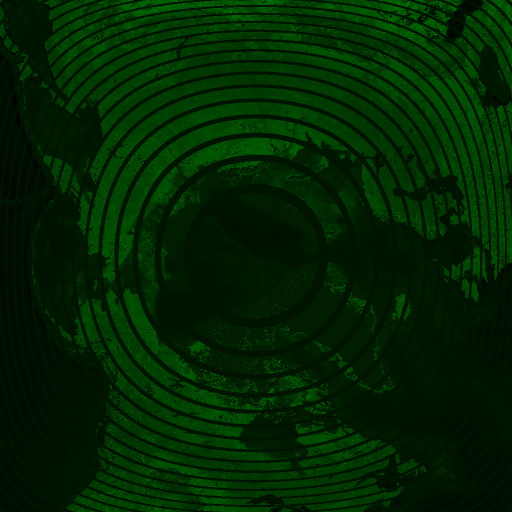
#> input picture draw/earth/fancier/satellite-0.png, 1024 x 1024 px, given in place of satellite.png, which was not available (shown at 1/2 size)
$ python cubist.py   (older library calls are emulated)
#> lines starting #> are read from the running program, lines starting #| are printed output that depends on the picture; pictures that were not available may be replaced by others from this repository, and a replacement may not be noted
#> the answer given: y
### draw/earth/fancier/projec.py
from numpy import pi, sqrt, copysign, sin, log, tan, arcsin, arctan2, clip

# [9 lines left out: function qf, not called in this run]

def _cubic_mangle(a, b, c):
    b2 = b * b
    c2 = c * c
    return a * sqrt(1 - b2 / 2 - c2 / 2 + b2 * c2 / 3)

# [4 lines left out: function _sphere_to_pt1, not called in this run]

class convert:
    @staticmethod
    def pt_to_sphere(x, y, z):
        "Map the boundary of the cube -1 <= x, y, z <= 1 onto the unit sphere"
        # we don't do projection, we do something fancier with less distortion
        return (
            _cubic_mangle(x, y, z),
            _cubic_mangle(y, z, x),
            _cubic_mangle(z, x, y)
        )

    # [18 lines left out: function sphere_to_pt, not called in this run]

    @staticmethod
    def sphere_to_latlon(x, y, z):
        "point on a unit sphere to latlon"
        if (abs(x*x + y*y + z*z - 1) > 1e-12).any():
            raise Exception("radius isn't 1")
        lat = 180 / pi * arcsin(z)
        lon = 180 / pi * arctan2(y, x)
        return lat, lon

    @staticmethod
    def latlon_to_mercator(lat, lon):
        "map latitude and longitude to mercator coordinates in the unit square 0 <= x, y <= 1"
        x = (lon + 180) / 360
        y1 = log(tan(pi/4 + pi * lat / 360)) / pi
        y = 0.5 - y1/2
        # clip at +-85 degrees
        return x, clip(y, 0, 1)

    @staticmethod
    def pt_to_mercator(x, y, z):
        x, y, z = convert.pt_to_sphere(x, y, z)
        lat, lon = convert.sphere_to_latlon(x, y, z)
        return convert.latlon_to_mercator(lat, lon)

# [19 lines left out: function test, not called in this run]

### draw/earth/fancier/cubist.py
from PIL import Image
from projec import convert
import math
import numpy as np

Image.MAX_IMAGE_PIXELS = 300000000

def _sca(x, w):
    return (x * (w-1)).astype(int)

class sphereimage:
    def __init__(self, img):
        self.img = img
#> self.img is the input picture: PIL image 1024x1024 RGB; mean R, G, B 0, 37.4, 0
        self.width, self.height = self.img.size
#> self.width = 1024; self.height = 1024
        assert self.width == self.height # it has to be square

    def map(self, x, y, z):
        raise NotImplementedError()

    def get_pixel(self, x, y, z):
        arr = np.array(self.img)
        j, i, *extra = self.map(x, y, z)
        if extra:
            (mask,) = extra
            if self.img.mode in ["LA", "RGBA"]:
                out = arr[i, j, :]
                out[np.logical_not(mask), :] = 0
                #out[mask, :] = 0
                return out
            else:
                raise Exception("mode has to be LA or RGBA to use the mask")
        else:
            return arr[i, j, :]

    def imagefromgrid(self, g):
        g = np.transpose(g, (1, 0, 2)) # y, x, xyz
        pix = self.get_pixel(g[:, :, 0], g[:, :, 1], g[:, :, 2])
        return Image.fromarray(pix, self.img.mode)

class mercator_on_sphere (sphereimage):
    def map(self, x, y, z):
        x, y = convert.pt_to_mercator(x, y, z)
        return _sca(x, self.width), _sca(y, self.height)

class cybermercator (sphereimage):
    def __init__(self, img):
        super().__init__(img)

    def map(self, x, y, z):
        x, y = convert.pt_to_mercator(x, y, z)
        return _sca(x, self.width), _sca(y, self.height)

    def imagefromgrid(self, g):
        g = np.transpose(g, (1, 0, 2)) # y, x, xyz
        x, y, z = convert.pt_to_sphere(g[:, :, 0], g[:, :, 1], g[:, :, 2])
        pix = self.get_pixel(g[:, :, 0], g[:, :, 1], g[:, :, 2])
        R, G, B = pix[:, :, 0], pix[:, :, 1], pix[:, :, 2]
        L = R * 299/1000 + G * 587/1000 + B * 114/1000
        pix[:, :, 0] = 0
        pix[:, :, 1] = L
        pix[:, :, 2] = 0
        lat = np.remainder(z[:, :], 0.02)
        pix[lat < 0.005] = [0, 20, 0]
        return Image.fromarray(pix, self.img.mode)


class disk_on_sphere (sphereimage):
    def __init__(self, img, degre):
        super().__init__(img)
        self.rad = degre / 180 * np.pi

    def map(self, x, y, z):
        x, y, z = convert.pt_to_sphere(x, y, z)
        x, y = (
            np.cos(self.rad) * x - np.sin(self.rad) * y,
            np.sin(self.rad) * x + np.cos(self.rad) * y
        )
        x = (x + 1) / 2
        z = (1 - z) / 2
        # add projection?
        return _sca(x, self.width), _sca(z, self.height), y <= 0

def grid(m, o, x, y):
    o, x, y = [np.array(z)[None, None, :] for z in (o, x, y)]
    l = np.linspace(-1, 1, m)
    return o + l[:, None, None] * x + l[None, :, None] * y

def _broadcast(o):
    return np.array(o)[None, None, :]

class grid:
    dirs = np.eye(3)
    X, Y, Z = dirs[:, 0], dirs[:, 1], dirs[:, 2]
    what = (
        (Z, X, -Y),
        (-Z, -X, -Y),
        (Y, -X, -Z),
        (-Y, X, -Z),
        (-X, -Y, -Z),
        (X, Y, -Z)
    )

    @staticmethod
    def grid(m, o, x, y):
        o, x, y = map(_broadcast, (o, x, y))
        l = np.linspace(-1, 1, m)
        lx = l[:, None, None]
        ly = l[None, :, None]
        return o + lx * x + ly * y

    @staticmethod
    def makegrid(m, d):
        return grid.grid(m, *grid.what[d])

    @staticmethod
    def makegrids(m):
        return tuple(grid.grid(m, *_) for _ in grid.what)

def composecubemap(projs, m, out):
    gr = grid.makegrids(m)
    for i in range(6):
        print("image %d" % i)
        for (j, p) in enumerate(projs):
            if j == 0:
                img = p.imagefromgrid(gr[i])
            elif p == "dark_to_transparent":
                buf = np.array(img)
                M = buf[:, :, 0:3].max(axis=2)
                buf[:, :, 0:3] += 255 - M[:, :, None]
                trans = buf[:, :, 3].astype(np.float64)
                trans *= M / 255
                buf[:, :, 3] = trans.astype(np.uint8)
                img = Image.fromarray(buf, 'RGBA')

            else:
                tmp = p.imagefromgrid(gr[i])
                img.alpha_composite(tmp)
                #img.paste(tmp, mask=tmp)

        # dark to transparent
        img.save(out % i)
#> this loop made 6 passes
#> pass 1, in imagefromgrid, `pix = self.get_pixel(g[:, :, 0], g[:, :, 1], g[:, :, 2])`:
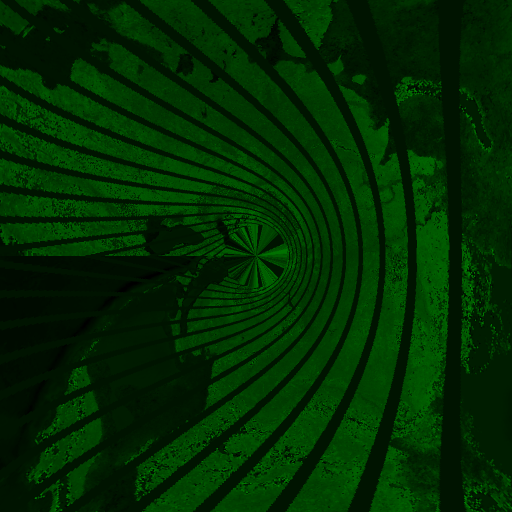
#> pix: shape (1024, 1024, 3) (shown at 1/2 size); mean of channels 0, 1, 2 0, 43.5, 0; drawn as R, G, B
#> pass 2, in imagefromgrid (call 2), `pix = self.get_pixel(g[:, :, 0], g[:, :, 1], g[:, :, 2])`:
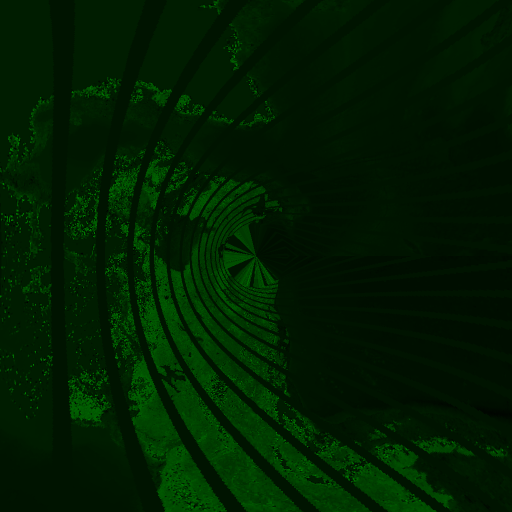
#> pix: shape (1024, 1024, 3) (shown at 1/2 size); mean of channels 0, 1, 2 0, 30, 0; drawn as R, G, B
#> pass 3, in imagefromgrid (call 3), `pix = self.get_pixel(g[:, :, 0], g[:, :, 1], g[:, :, 2])`:
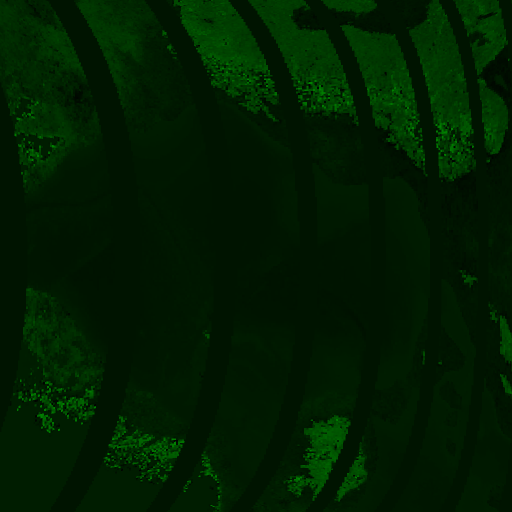
#> pix: shape (1024, 1024, 3) (shown at 1/2 size); mean of channels 0, 1, 2 0, 29.4, 0; drawn as R, G, B
#> after the loop:
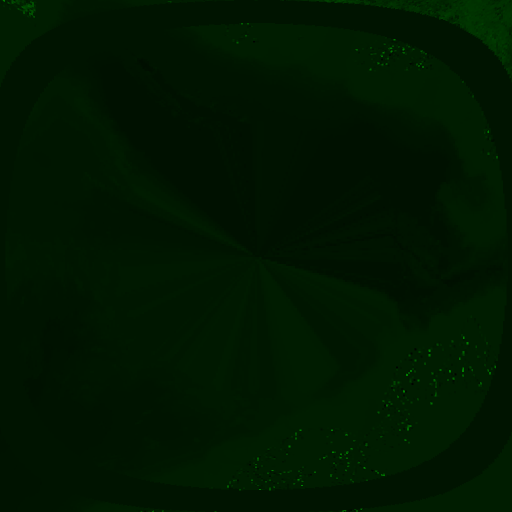
#> img: PIL image 1024x1024 RGB (shown at 1/2 size); mean R, G, B 0, 23, 0

def cut_out_disc(im, radius=1):
    out = im.convert('RGBA')
    buf = np.array(out)
    h, w, _ = buf.shape
    y, x = np.meshgrid(np.linspace(-1, 1, h), np.linspace(-1, 1, w))
    r = (y**2 + x**2) ** 0.5
    #buf[r > radius, -1] = 0
    mask = np.clip((radius - r) / radius, 0, 1)
    mask = 255 * mask**(1/3)
    # atashi iya ne
    #mask[r > radius] = 0
    #mask[r <= radius] = 255 * ((radius - r[r <= radius]) / radius) ** 0.2
    buf[..., -1] = mask.astype(np.int)
    return Image.fromarray(buf, 'RGBA')

if __name__ == "__main__":
    print("Make regular cubemap? [y/N] ", end="")
    if input().strip() in ["y", "yes"]:
        imgs = "satellite.png",
        projs = [mercator_on_sphere(Image.open(_)) for _ in imgs]
        composecubemap(projs, 1024, "satellite-%d.png")
        #composecubemap(projs, 512, "satellite-%d.png") # whee

    print("Make GOES? [y/N] ", end="")
    if input().strip() in ["y", "yes"]:
#> the answer given: y
        imgs = (
            ("satellite-goes-east.png", 1),
            ("satellite-goes-west.png", 1),
            ("satellite-himawaris.png", 0.9803),
            ("satellite-meteosat8.png", 0.9692)
        )
        disc = [cut_out_disc(Image.open(a), b) for (a, b) in imgs]
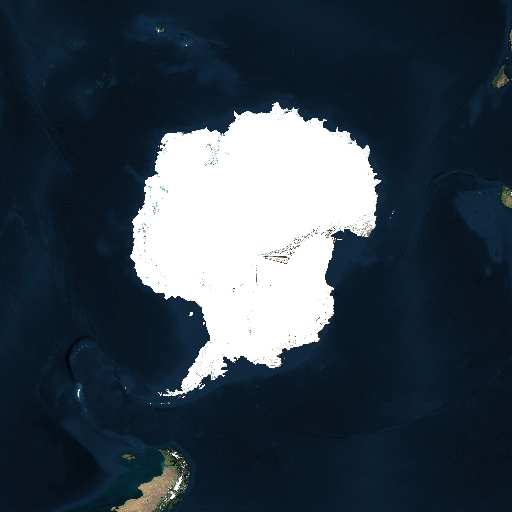
#> input picture draw/earth/fancier/satellite-1.png, 512 x 512 px, given in place of satellite-goes-east.png, which was not available
#> in cut_out_disc, `buf[..., -1] = mask.astype(np.int)`:
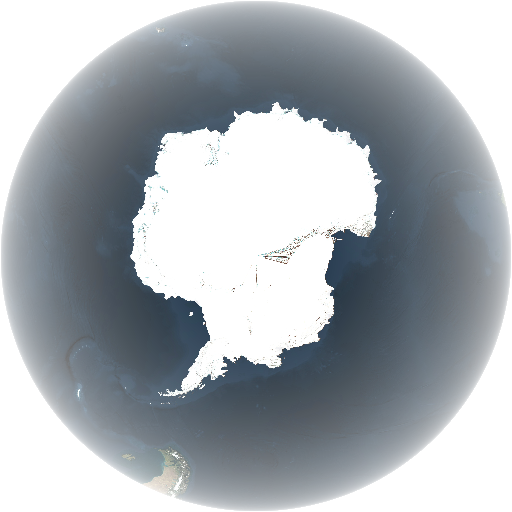
#> buf: shape (512, 512, 4); mean R, G, B, A 52.8, 65.7, 77.3, 127.9; transparent parts drawn white
#> (the run stopped early here; a loop or call above may not have finished)
